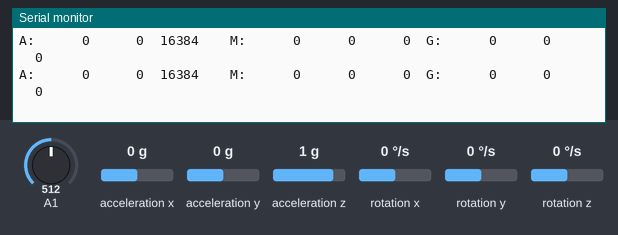
Recording of a sketch running on a simulated Arduino Uno, built with avr-gcc and run on an emulated ATmega328P. Parts: the last lines printed to the serial monitor. Wiring (inferred from the names in the program): L3G4200D gyroscope at I2C address 0x69. Inputs (shaded band) come from the test bench; at power-on: acceleration x 0 g, acceleration y 0 g, acceleration z 1 g, rotation x 0 °/s, rotation y 0 °/s, rotation z 0 °/s, A1 = 512. Storage starts empty.

Above: at 1.2 s.
1.3 s: acceleration x set to -1.4 g
At 1.31 s:
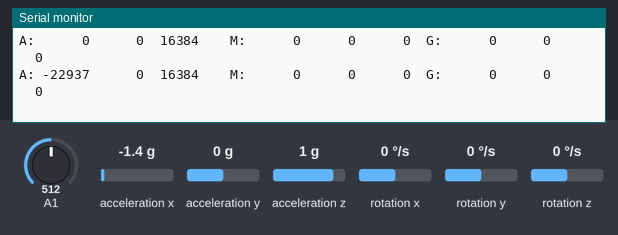
3.2 s: acceleration y set to -1.4 g
At 3.21 s:
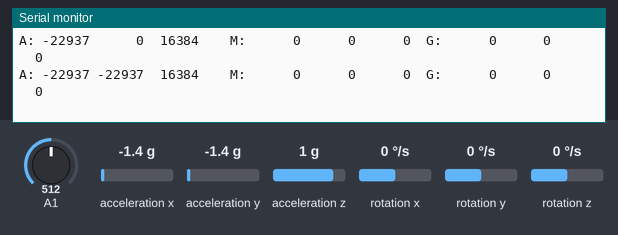
5.1 s: acceleration z set to -1.4 g
At 5.11 s:
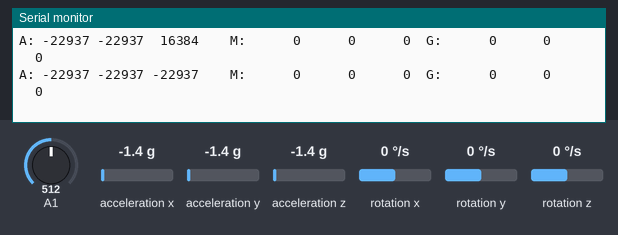
7.0 s: rotation x set to -192 °/s
At 7.01 s:
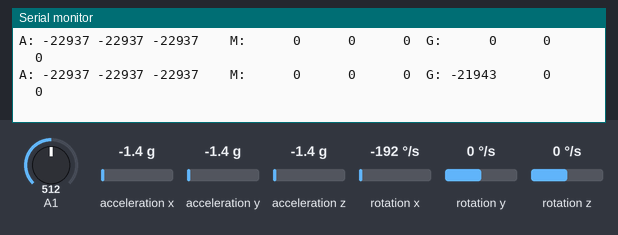
8.9 s: rotation y set to -192 °/s
At 8.91 s:
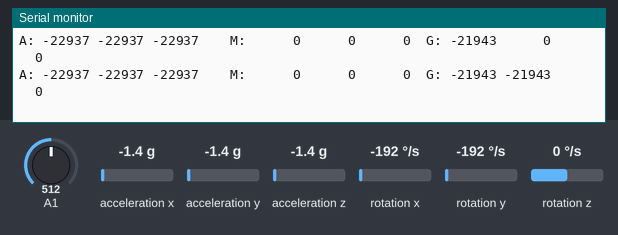
10.8 s: rotation z set to -192 °/s
At 10.81 s:
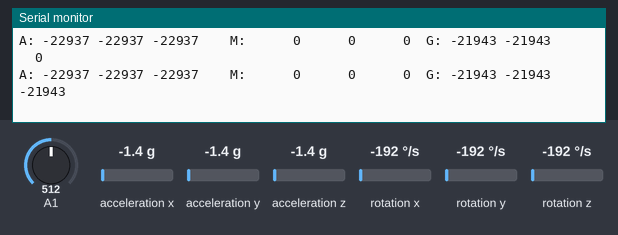

The sketch:

IMU.ino
```cpp
#include <Wire.h>
#include <L3G4200D.h>
#include <LSM303.h>
#include <SPI.h>
#include <SD.h>

L3G4200D gyro;
LSM303 compass;

char report[80];
unsigned long tiempo = 0;

bool mostrarSerial = true;

const int chipSelect = 10;


void setup() {
  Serial.begin(115200);
  Wire.begin();
  gyro.enableDefault();
  compass.init();
  compass.enableDefault();

    Serial.print("Initializing SD card...");

  // see if the card is present and can be initialized:
  if (!SD.begin(chipSelect)) {
    Serial.println("Card failed, or not present");
    // don't do anything more:
    return;
  }
  Serial.println("card initialized.");

}

void loop() {

  while(millis()>=tiempo+100){
    tiempo = millis();
    int sensorValue = analogRead(A1);
    int corriente = sensorValue;

    gyro.read();
    compass.read();

    if(mostrarSerial){
      snprintf(report, sizeof(report), "A: %6d %6d %6d    M: %6d %6d %6d  G: %6d %6d %6d",
        compass.a.x, compass.a.y, compass.a.z,
        compass.m.x, compass.m.y, compass.m.z,
        (int)gyro.g.x, (int)gyro.g.y, (int)gyro.g.z);
      Serial.println(report);
    }

    String datos = "";
    datos += "T";
    datos += millis();
    datos += "AX";
    datos += compass.a.x;
    datos += "Y";
    datos += compass.a.y;
    datos += "Z";
    datos += compass.a.z;
    datos += "MX";
    datos += compass.m.x;
    datos += "Y";
    datos += compass.m.y;
    datos += "Z";
    datos += compass.m.z;
    datos += "GX";
    datos += (int)gyro.g.x;
    datos += "Y";
    datos += (int)gyro.g.y;
    datos += "Z";
    datos += (int)gyro.g.z;
    datos += "C";
    datos += corriente;

    if(!mostrarSerial){
      Serial.println(datos);
    }

    File dataFile = SD.open("datalog.txt", FILE_WRITE);
    // if the file is available, write to it:
    if (dataFile) {
      dataFile.println(datos);
      dataFile.close();
    }
    // if the file isn't open, pop up an error:
    else {
      Serial.println("error opening datalog.txt");
    }

  }
}
```

Measured:
- after the input at 1.3 s, the serial monitor: prints a new line at once (image 1)
- after the input at 3.2 s, the serial monitor: prints a new line at once (image 2)
- after the input at 5.1 s, the serial monitor: prints a new line at once (image 3)
- after the input at 7.0 s, the serial monitor: prints a new line at once (image 4)
- after the input at 8.9 s, the serial monitor: prints a new line at once (image 5)
- after the input at 10.8 s, the serial monitor: prints a new line at once (image 6)
